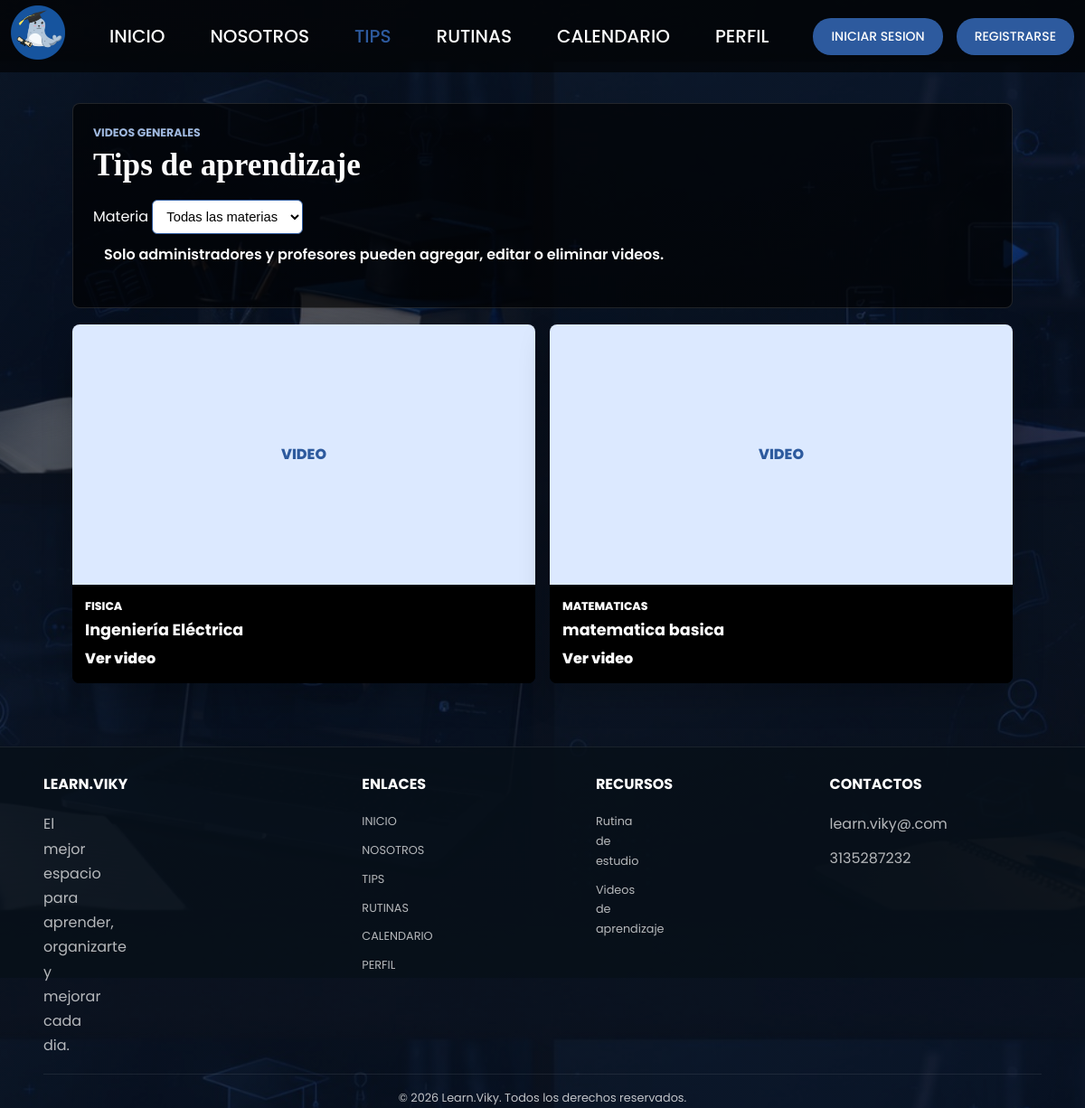
The page /tips.php on the database as committed earlier.
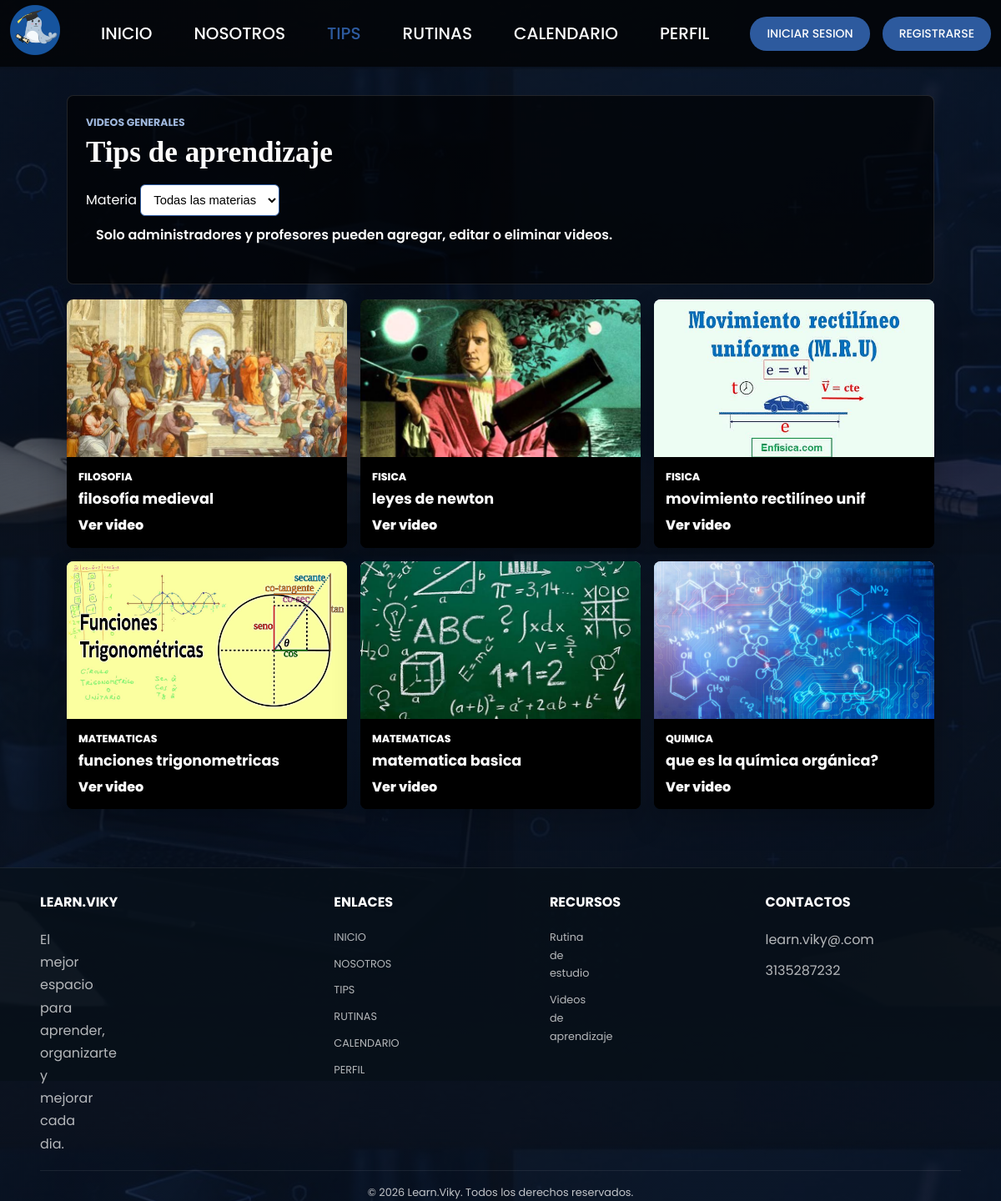
The same page on the database as committed later.
### tables this page shows
CREATE TABLE `tips` (
  `id_tip` int(10) UNSIGNED NOT NULL,
  `titulo` varchar(150) NOT NULL,
  `enlace` varchar(500) NOT NULL,
  `imagen` varchar(255) DEFAULT NULL,
  `id_area_fk` int(10) UNSIGNED NOT NULL,
  `fecha_de_creacion` timestamp NOT NULL DEFAULT current_timestamp(),
  `fecha_de_actualizacion` timestamp NOT NULL DEFAULT current_timestamp() ON UPDATE current_timestamp()
);

CREATE TABLE `areas` (
  `id_area` int(10) UNSIGNED NOT NULL,
  `nombre_area` varchar(100) NOT NULL,
  `fecha_de_creacion` timestamp NOT NULL DEFAULT current_timestamp(),
  `fecha_de_actualizacion` timestamp NOT NULL DEFAULT current_timestamp() ON UPDATE current_timestamp()
);

### backend/connection/abrir_conexion.php (called while the page is built, shortened)
<?php
$tblTips = "tips";
$tblAreas = "areas";
?>

### tips.php (the view, shortened to what this page needs)
<?php
include("backend/connection/abrir_conexion.php");
function h($texto)
{
  return htmlspecialchars($texto, ENT_QUOTES, 'UTF-8');
}
$logueado = isset($_SESSION['id_usuario']);
$puede_gestionar_tips = $logueado && in_array($_SESSION['perfil'] ?? '', ['administrador', 'profesor']);
$areas_resultado = mysqli_query($conexion, "SELECT id_area, nombre_area FROM $tblAreas ORDER BY id_area");
$areas_lista = [];
while ($area = mysqli_fetch_assoc($areas_resultado)) {
  $areas_lista[] = $area;
}
$area_filter = isset($_GET['area']) ? (int) $_GET['area'] : 0;
$consulta_tips = "SELECT t.id_tip, t.titulo, t.enlace, t.imagen, t.id_area_fk, a.nombre_area
    FROM $tblTips t
    INNER JOIN $tblAreas a ON t.id_area_fk = a.id_area";
if ($area_filter > 0) {
  $consulta_tips .= " WHERE t.id_area_fk = ?";
  $tips_stmt = $conexion->prepare($consulta_tips . " ORDER BY a.nombre_area, t.titulo");
  $tips_stmt->bind_param("i", $area_filter);
  $tips_stmt->execute();
  $tips = $tips_stmt->get_result();
} else {
  $consulta_tips .= " ORDER BY a.nombre_area, t.titulo";
  $tips = mysqli_query($conexion, $consulta_tips);
}
?>
<!DOCTYPE html>
<html lang="es">
<head>
  <link rel="stylesheet" href="css/styles.css">
</head>
<body>
  <header class="header">
    <a href="index.php"class="logo-inicio">
    <div class="logo">
      <img src="img/logofoca.png" alt="logo foca graduada"></div>
    </a>
    <nav class="navbar">
      <ul>
        <li><a href="/learn-viky/index.php">INICIO</a></li>
        <li><a href="/learn-viky/nosotros.html">NOSOTROS</a></li>
        <li><a href="/learn-viky/tips.php" class="active">TIPS</a></li>
        <li><a href="/learn-viky/rutinas.php">RUTINAS</a></li>
        <li><a href="/learn-viky/calendario.php">CALENDARIO</a></li>
        <li><a href="/learn-viky/perfil.php">PERFIL</a></li>
      </ul>
    </nav>
    <div class="header-actions">
      <?php if ($logueado) { ?>
        <a href="/learn-viky/backend/controlers/cerrar_sesion_controller.php" style="text-decoration: none;">
          <button class="btn-ins">CERRAR SESION</button>
        </a>
      <?php } else { ?>
        <a href="/learn-viky/iniciar_sesion.html" style="text-decoration: none;">
          <button class="btn-ins">INICIAR SESION</button>
        </a>
        <a href="/learn-viky/registrarse.html" style="text-decoration: none;">
          <button class="btn-registr">REGISTRARSE</button>
        </a>
      <?php } ?>
    </div>
  </header>
  <main class="page-shell">
    <section class="panel">
      <div class="section-heading">
        <p>Videos generales</p>
        <h1>Tips de aprendizaje</h1>
      </div>
      <form class="materias-filter" method="GET" action="tips.php">
        <label for="area-filter">Materia</label>
        <select id="area-filter" name="area" onchange="this.form.submit()">
          <option value="0">Todas las materias</option>
        </select>
      </form>
      <?php if ($puede_gestionar_tips) { ?>
        <form class="form-grid tips-form" action="backend/controlers/tips_controller.php" method="POST" enctype="multipart/form-data">
          <input type="text" name="titulo_form" placeholder="Titulo del video" required>
          <input type="url" name="enlace_form" placeholder="https://..." required>
          <input type="file" name="imagen_form" accept=".jpg,.jpeg,.png,.webp">
          <select name="id_area_form" required>
            <?php foreach ($areas_lista as $area) { ?>
              <option value="<?php echo h($area['id_area']); ?>"><?php echo h($area['nombre_area']); ?></option>
            <?php } ?>
          </select>
          <button type="submit" class="primary-action" name="btn-add-tip">Agregar video</button>
        </form>
      <?php } else { ?>
        <div class="notice">Solo administradores y profesores pueden agregar, editar o eliminar videos.</div>
      <?php } ?>
    </section>
    <section class="tips-video-grid">
      <?php while ($tip = mysqli_fetch_assoc($tips)) { ?>
        <article class="video-card">
          <div class="video-preview">
            <?php if (!empty($tip['imagen'])) { ?>
              <img src="<?php echo h($tip['imagen']); ?>" alt="Imagen del tip <?php echo h($tip['titulo']); ?>">
            <?php } else { ?>
              <span>VIDEO</span>
            <?php } ?>
          </div>
          <div class="video-body">
            <p class="video-area"><?php echo h($tip['nombre_area']); ?></p>
            <h2><?php echo h($tip['titulo']); ?></h2>
            <a href="<?php echo h($tip['enlace']); ?>" target="_blank">Ver video</a>
          </div>
        </article>
      <?php } ?>
    </section>
  </main>
  <footer class="footer">
    <div class="footer-container">
      <div class="footer-section">
        <h2>LEARN.VIKY</h2>
        <p>El mejor espacio para aprender, organizarte y mejorar cada dia.</p>
      </div>
      <div class="footer-section">
        <h3>ENLACES</h3>
        <a href="/learn-viky/index.php">INICIO</a>
        <a href="/learn-viky/nosotros.html">NOSOTROS</a>
        <a href="/learn-viky/tips.php">TIPS</a>
        <a href="/learn-viky/rutinas.php">RUTINAS</a>
        <a href="/learn-viky/calendario.php">CALENDARIO</a>
        <a href="/learn-viky/perfil.php">PERFIL</a>
      </div>
      <div class="footer-section">
        <h3>RECURSOS</h3><a href="/learn-viky/rutinas.php">Rutina de estudio</a><a href="/learn-viky/tips.php">Videos de
          aprendizaje</a>
      </div>
      <div class="footer-section">
        <h3>CONTACTOS</h3>
        <p>learn.viky@.com</p>
        <p>3135287232</p>
      </div>
    </div>
    <div class="footer-bottom">
      <p>&copy; 2026 Learn.Viky. Todos los derechos reservados.</p>
    </div>
  </footer>
</body>
</html>

Rows that differ between the two databases and show on the page:
removed tips: shows "VIDEO", id_area_fk.nombre_area "FISICA", titulo "Ingeniería Eléctrica"
added tips: imagen (picture), id_area_fk.nombre_area "FILOSOFIA", titulo "filosofía medieval"
added tips: imagen (picture), id_area_fk.nombre_area "FISICA", titulo "leyes de newton"
added tips: imagen (picture), id_area_fk.nombre_area "FISICA", titulo "movimiento rectilíneo unif"
added tips: imagen (picture), id_area_fk.nombre_area "MATEMATICAS", titulo "funciones trigonometricas"
changed tips "matematica basica": imagen: picture added; no longer shows "VIDEO"
added tips: imagen (picture), id_area_fk.nombre_area "QUIMICA", titulo "que es la química orgánica?"
